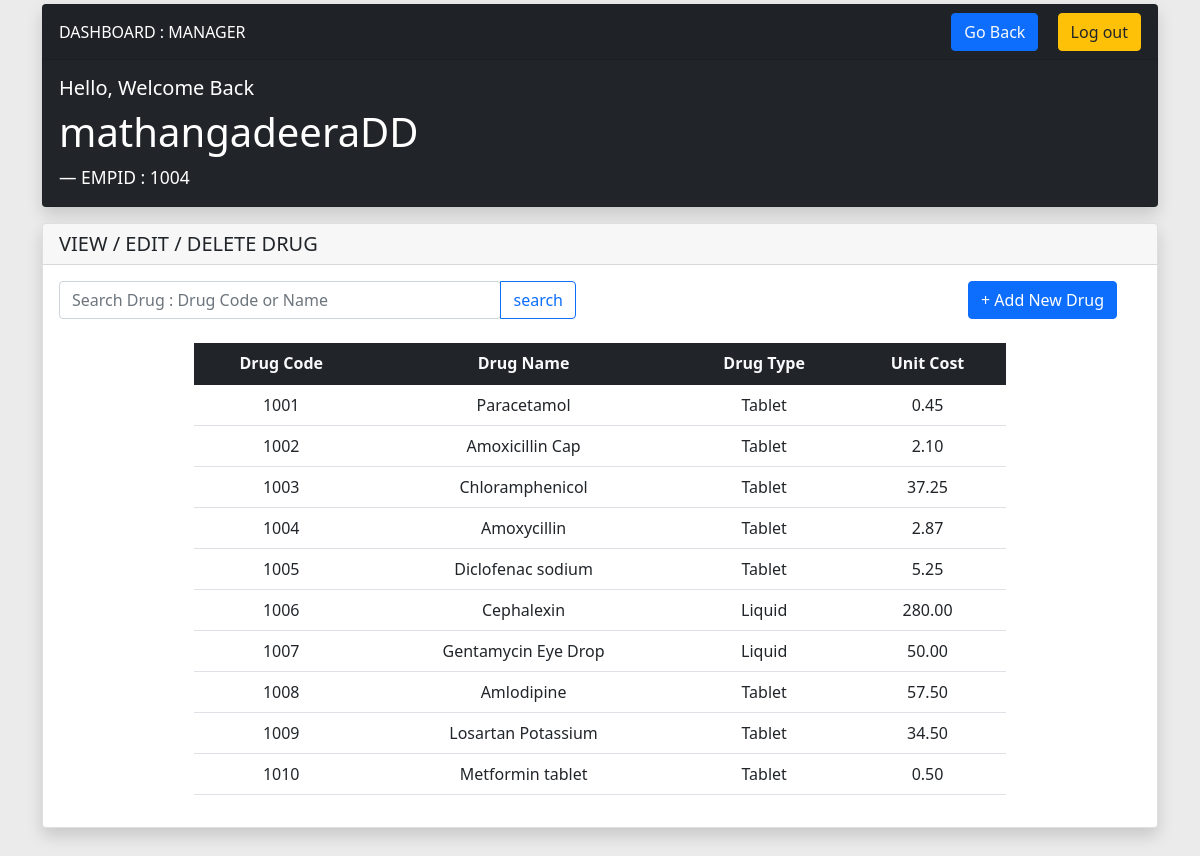
The app's page /routes/mang/drug/drug.php (signed in) with its own data.
### tables this page shows
CREATE TABLE `drug` (
  `drugCode` int(11) NOT NULL,
  `name` varchar(50) NOT NULL,
  `type` varchar(25) NOT NULL,
  `unit_cost` float(7,2) NOT NULL
);

### routes/mang/drug/viewDrug.php (the view, shortened to what this page needs)
<?php
require_once($_SERVER['DOCUMENT_ROOT'] . '/customFunc/textBoxValue.php');
?>
<div class="card mt-3 shadow">
    <h5 class="card-header">VIEW / EDIT / DELETE DRUG</h5>
    <div class="card-body">
        <form method="post" action="" class="d-flex justify-content-start">
            <div class="row w-100">
                <div class="input-group col-md-6 w-50">
                    <input type="text" name="drug_search" class="form-control rounded" placeholder="Search Drug : Drug Code or Name" aria-label="Search" aria-describedby="search-addon" />
                    <button name="btn-search" value="btn-search" class="btn btn-outline-primary">search</button>
                </div>
                <div class="input-group w-50 col-md-6 d-flex justify-content-end">
                    <a onclick="displayAddNew()" class="btn btn-primary"> + Add New Drug</a>
                </div>
            </div>
        </form>
        <?php
        if (!isset($id)) {
        ?>
            <div class="d-flex align-items-center justify-content-center" style="min-height:400px; width:100%;">
                <?php
                $sq = "SELECT * FROM drug;
                ";
                $result = mysqli_query($conn, $sq);
                if (mysqli_num_rows($result) > 0) {
                ?>
                    <table class="table table-hover w-75">
                        <thead class=" text-center text-light bg-dark">
                            <tr>
                                <th scope="col">Drug Code</th>
                                <th scope="col">Drug Name</th>
                                <th scope="col">Drug Type</th>
                                <th scope="col">Unit Cost</th>
                            </tr>
                        </thead>
                        <tbody class="text-center">
                            <?php
                            while ($row = mysqli_fetch_array($result)) {
                            ?>
                                <tr>
                                    <td scope="col"><?php echo $row['drugCode']; ?></td>
                                    <td scope="col"><?php echo $row['name']; ?></td>
                                    <td scope="col"><?php echo $row['type']; ?></td>
                                    <td scope="col"><?php echo $row['unit_cost']; ?></td>
                                </tr>
                            <?php
                            }
                            ?>
                        </tbody>
                    </table>
                <?php
                } else {
                ?>
                    <h1 class="h1 text-center">No Drug was found<br><br>Add new Drug or Search for Drug ...</h1>
                <?php
                }
                ?>
            </div>
        <?php
        } else if ($id == 0) {
        ?>
            <div class="d-flex align-items-center justify-content-center" style="min-height:400px; width:100%;">
                <h1 class="h1 text-center">SORRY,<br>There is no Drug with given Details. <br> Try Again !</h1>
            </div>
        <?php
        }
        ?>
    </div>
</div>

### routes/mang/drug/drug.php (style rules this page uses)
* { margin: 0; padding: 0; box-sizing: border-box; }
body { background-color: #ebebeb; }

### records on screen
drug: drugCode "1001", name "Paracetamol", type "Tablet", unit_cost "0.45"
drug: drugCode "1002", name "Amoxicillin Cap", type "Tablet", unit_cost "2.10"
drug: drugCode "1003", name "Chloramphenicol", type "Tablet", unit_cost "37.25"
drug: drugCode "1004", name "Amoxycillin", type "Tablet", unit_cost "2.87"
drug: drugCode "1005", name "Diclofenac sodium", type "Tablet", unit_cost "5.25"
drug: drugCode "1006", name "Cephalexin", type "Liquid", unit_cost "280.00"
drug: drugCode "1007", name "Gentamycin Eye Drop", type "Liquid", unit_cost "50.00"
drug: drugCode "1008", name "Amlodipine", type "Tablet", unit_cost "57.50"
drug: drugCode "1009", name "Losartan Potassium", type "Tablet", unit_cost "34.50"
drug: drugCode "1010", name "Metformin tablet", type "Tablet", unit_cost "0.50"

### other values on screen
$feature "DASHBOARD : MANAGER"
$smallText "Hello, Welcome Back"
$bigText "mathangadeeraDD"
$footerText "1004"
